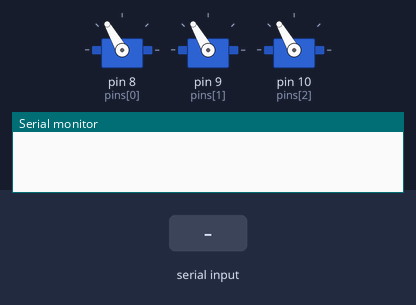
A sketch run on a simulated Arduino Uno, built with avr-gcc and run on an emulated ATmega328P. On the bench: 3 × servo, the last lines printed to the serial monitor. The inputs (shaded band) are chosen by the test bench.

Above: at 4.2 s.
4.3 s: "move" received over Serial
At 6.7 s:
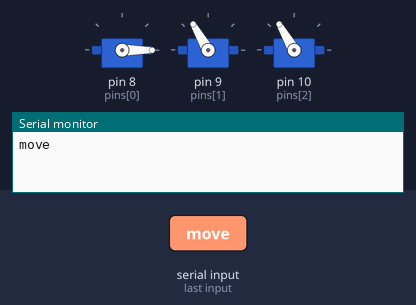
At 7.7 s:
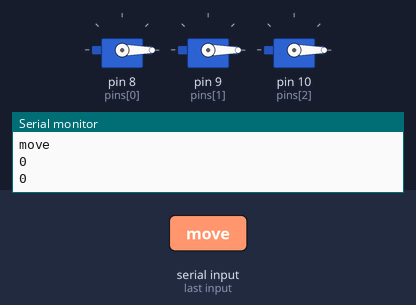
Timing chart, 0 to 9.2 s (numbered marks = the images above; inputs shaded):
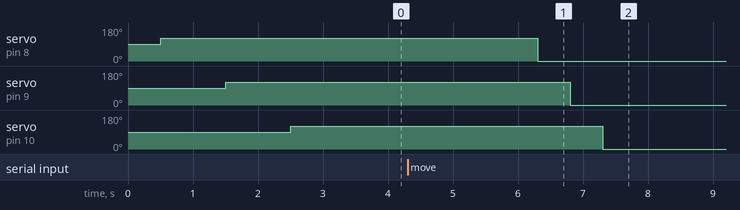

Measured:
- after the input at 4.3 s, servo on pin 8 (pins[0]): 120° → 0° after 2.0 s; servo on pin 9 (pins[1]): 120° → 0° after 2.5 s; servo on pin 10 (pins[2]): 120° → 0° after 3.0 s

The sketch:

sketch.ino
```cpp
#include <math.h>
#include <Servo.h>

#define SERVO_COUNT 3
#define STRING_LENGTH 128
#define TOKENS_COUNT 4
#define START_ANGLE 0
#define END_ANGLE 180

Servo servos[SERVO_COUNT];
const int pins[] = { 8, 9, 10 };
const int default_angles[] = { 120, 120, 120 };

void setup() {
    Serial.begin(9600);

    for (size_t i = 0; i < SERVO_COUNT; ++i) {
        servos[i].attach(pins[i]);
        delay(500);
        servos[i].write(default_angles[i]);
        delay(500);
    }
}

void loop() {
    while(Serial.available() == 0);
    String request = Serial.readString();
    if (request.startsWith("move")) {
        delay(500);
        Serial.println(request);
        delay(500);
        char delimiter[] = " ";
        char string[STRING_LENGTH];
        String tokens[TOKENS_COUNT];

        request.toCharArray(string, sizeof(string));
        int i = 0;
        char* current_token = strtok(string, delimiter);
        while(current_token && i < TOKENS_COUNT) {
            tokens[i] = current_token;
            current_token = strtok(NULL, delimiter);
            ++i;
        }
        int angle;
        for (size_t i = 0; i < SERVO_COUNT; ++i) {
            angle = round(tokens[i + 1].toDouble());
            servos[i].write(angle);
            delay(500);
            Serial.println(angle);
        }
    }
}
```
